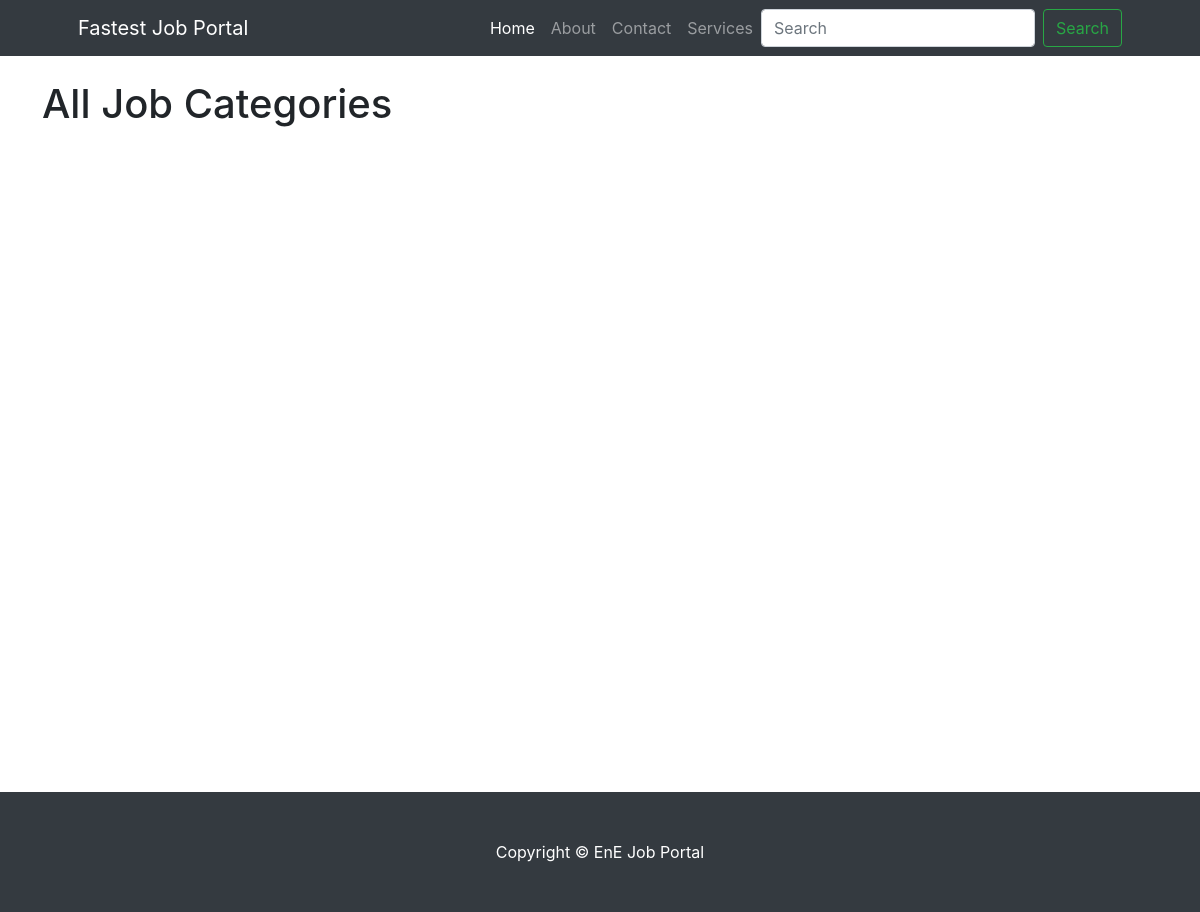
The page /jobs/categories/ on the database as committed earlier.
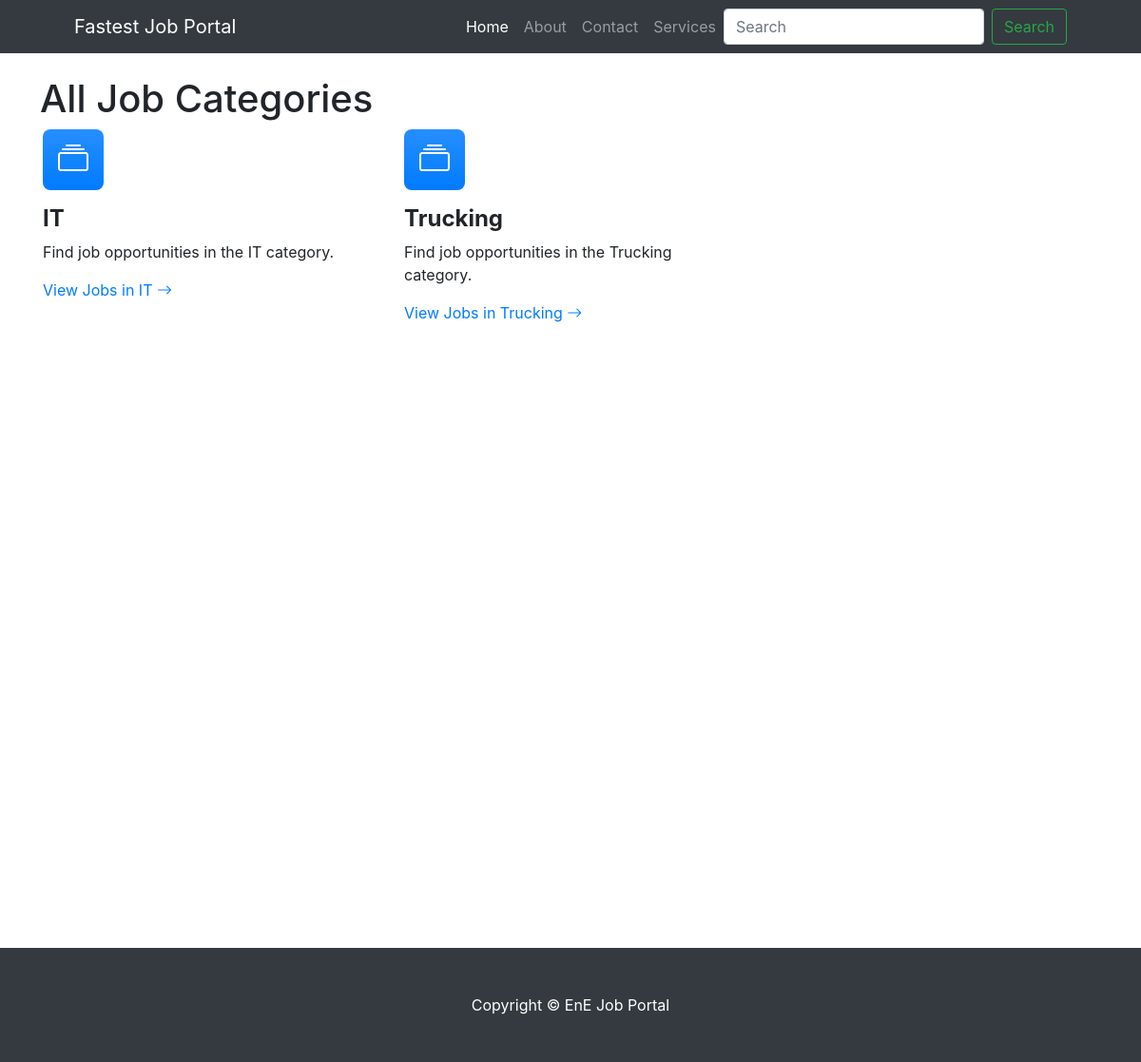
The same page on the database as committed later.
### jobs/models.py (models this page shows, shortened)
class Category(models.Model):
    name = models.CharField(max_length=255, unique=True)

### jobs/views.py (the view)
# urls.py: path('categories/', views.job_categories_list, name='job_categories_list'),
def job_categories_list(request):
    categories = Category.objects.all()
    return render(request, 'jobs/categories_list.html', {'categories': categories})

### jobs/templates/jobs/categories_list.html (shortened to what this page needs)
{% extends 'jobs/base.html' %}
{% block content %}
<div class="container my-4">
    <div class="row">
</head>
<body>
    <h1>All Job Categories</h1>
    <br/><br/>
    <div class="container">
        <div class="row">
            {% for category in categories %}
                <div class="col-lg-4 mb-5 mb-lg-0">
                    <div class="feature bg-primary bg-gradient text-white rounded-3 mb-3"><i class="bi bi-collection"></i></div>
                    <h2 class="h4 fw-bolder">{{ category.name }}</h2>
                    <p>Find job opportunities in the {{ category.name }} category.</p>
                    <a class="text-decoration-none" href="{% url 'category' category_id=category.id %}">
                        View Jobs in {{ category.name }}
                        <i class="bi bi-arrow-right"></i>
                    </a>
                </div>
            {% endfor %}
        </div>
    </div>
</body>
</html>
{% endblock %}

Rows that differ between the two databases and show on the page:
added Category: name "IT"
added Category: name "Trucking"
